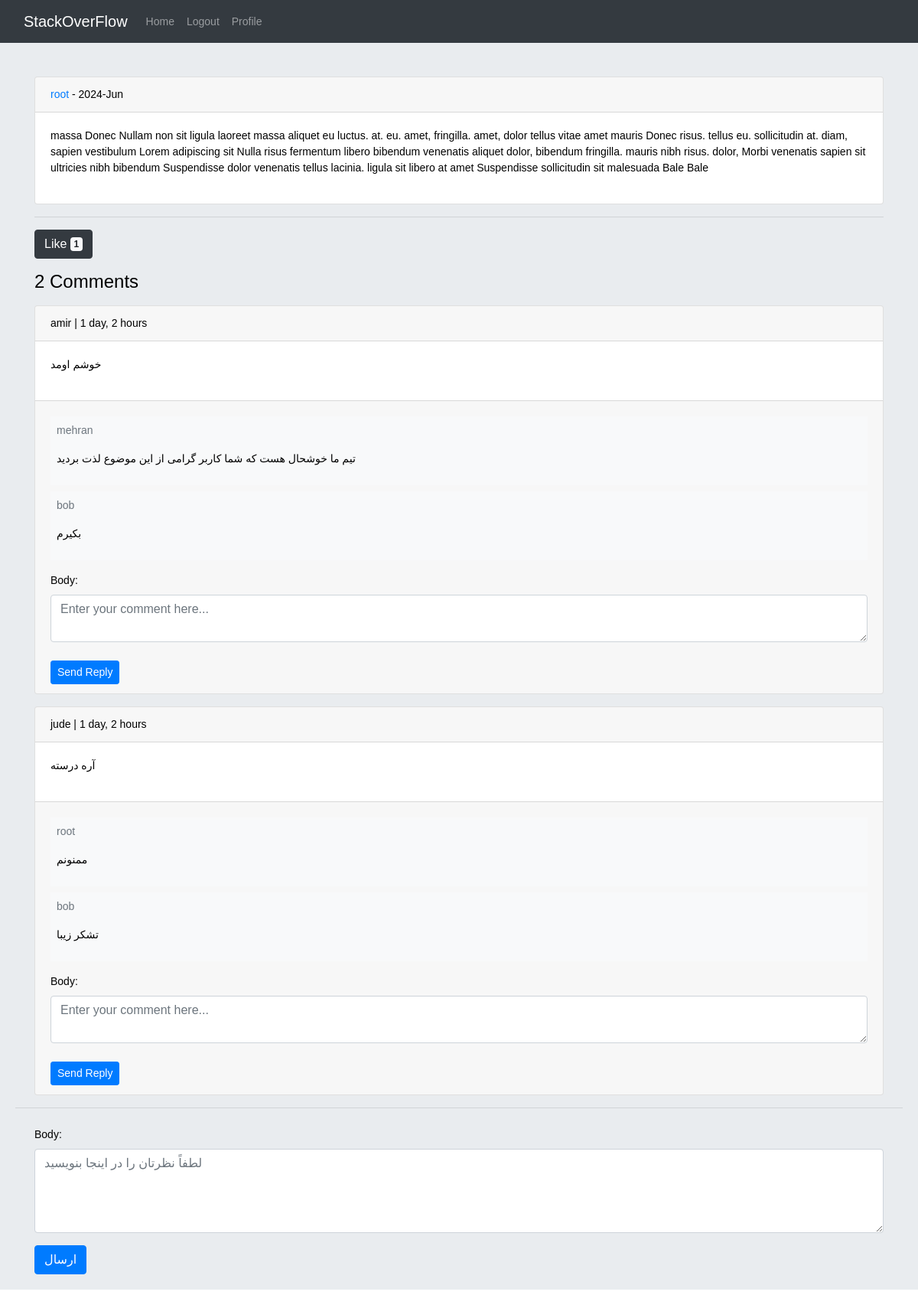
Page /post/29/massa-donec-nullam-non-sit-lig/ (signed in) on the committed database.
### home/models.py (models this page shows, shortened)
class Post(models.Model):
    user = models.ForeignKey(User, on_delete=models.CASCADE, related_name='posts')
    body = models.TextField()
    slug = models.SlugField(unique=True)
    created = models.DateTimeField(auto_now_add=True)
    updated = models.DateTimeField(auto_now=True)
    class Meta:
        ordering = ('-created',)
    def like_count(self):
        return self.pvotes.count()
    def user_can_like(self, user):
        user_likes = user.uvotes.all().filter(post=self)
        if user_likes.exists():
            return True
        return False

class Comment(models.Model):
    user = models.ForeignKey(User, on_delete=models.CASCADE, related_name='ucomments')
    post = models.ForeignKey(Post, on_delete=models.CASCADE, related_name='pcomments')
    reply = models.ForeignKey('self', on_delete=models.CASCADE, related_name='rcomments', null=True, blank=True)
    is_reply = models.BooleanField(default=False)
    body = models.TextField(max_length=400)
    created = models.DateTimeField(auto_now_add=True)

### home/views.py (the view, shortened to what this page needs)
# urls.py: path('post/<int:pk>/<slug:slug>/', views.PostDetailView.as_view(), name='post-detail'),
class PostDetailView(View):
    form_class = CommentForm
    form_class_reply = CommentReplyForm
    def setup(self, request, *args, **kwargs):
        self.post_instance = get_object_or_404(
            Post, pk=kwargs['pk'], slug=kwargs['slug'])
        return super().setup(request, *args, **kwargs)
    def get(self, request, pk, slug):
        can_like = False
        if request.user.is_authenticated and self.post_instance.user_can_like(request.user):
            can_like = True
        comments = self.post_instance.pcomments.filter(is_reply=False)
        return render(request, 'home/detail.html',
                      {'post': self.post_instance, 'comments': comments, 'form': self.form_class,
                       'reply_form': self.form_class_reply, 'can_like': can_like})

### home/templates/home/detail.html (shortened to what this page needs)
{% extends '_base.html' %}
{% block content %}
    <div class="container mt-4">
        <div class="card">
            <div class="card-header">
                <a href="{% url 'accounts:user-profile' post.user.pk %}"
                   class="text-decoration-none">{{ post.user.username }}</a>
                - {{ post.updated|date:"Y-M" }}
            </div>
            <div class="card-body">
                <p>{{ post.body }}</p>
            </div>
        </div>
        <hr>
        {% if request.user.is_authenticated %}
            <div class="mb-3">
                <a href="{% url 'home:post-like' post.pk %}" class="{% if can_like %}disabled{% endif %} btn btn-dark">
                     Like <span class="badge badge-light">{{ post.like_count }}</span>
                </a>
            </div>
        {% endif %}
        <h4>{{ comments.count }} Comments</h4>
        {% for comment in comments %}
            <div class="card mt-3">
                <div class="card-header">
                    {{ comment.user }} | {{ comment.created|timesince }}
                </div>
                <div class="card-body">
                    <p>{{ comment.body }}</p>
                </div>
                {% with replies=comment.rcomments.all %}
                    <div class="card-footer">
                        {% for reply in replies %}
                            <div class="bg-light p-2 mt-2">
                                <p class="text-muted">{{ reply.user }}</p>
                                <p>{{ reply.body }}</p>
                            </div>
                        {% endfor %}
                        {% if request.user.is_authenticated %}
                            <div class="mt-3">
                                <form action="{% url 'home:add-reply' post.pk  comment.pk %}" method="post">
                                    {{ reply_form.as_p }}
                                    <button type="submit" class="btn btn-sm btn-primary mt-2">Send Reply</button>
                                </form>
                            </div>
                        {% endif %}
                    </div>
                {% endwith %}
            </div>
        {% empty %}
            <p class="text-muted mt-3">No Comments yet.</p>
        {% endfor %}
    </div>
    <hr>
    {% if request.user.is_authenticated %}
        <div class="container mt-4">
            <form action="" method="post" novalidate class="needs-validation">
                <div class="form-group">
                    {{ form.as_p }}
                </div>
                <button type="submit" class="btn btn-primary">ارسال</button>
            </form>
        </div>
    {% endif %}
{% endblock %}

### templates/_base.html (style rules this page uses)
body { font-family: Verdana, Geneva, Tahoma, sans-serif; font-size: 14px; color: black; }

### rows in the picture
Post: user.username "root", updated "2024-Jun", body "massa Donec Nullam non sit ligula laoreet massa aliquet eu luctus. at. eu. amet, fringilla. amet, dolor tellus vitae amet mauris Donec risus. tellus eu. sollicitudin at. diam, sapien vestibulum Lorem adipiscing sit Nulla risus fermentum libero bibendum venenatis aliquet dolor, bibendum fringilla. mauris nibh risus. dolor, Morbi venenatis sapien sit ultricies nibh bibendum Suspendisse dolor venenatis tellus lacinia. ligula sit libero at amet Suspendisse sollicitudin sit malesuada Bale Bale", like_count "1"
Comment: user "amir", created "1 day, 2 hours", body "خوشم اومد"
Comment: user "mehran", body "تیم ما خوشحال هست که شما کاربر گرامی از این موضوع لذت بردید"
Comment: user "bob", body "بکیرم"
Comment: user "jude", created "1 day, 2 hours", body "آره درسته"
Comment: user "root", body "ممنونم"
Comment: user "bob", body "تشکر زیبا"

### other values in the picture
{{ comments.count }} "2"
